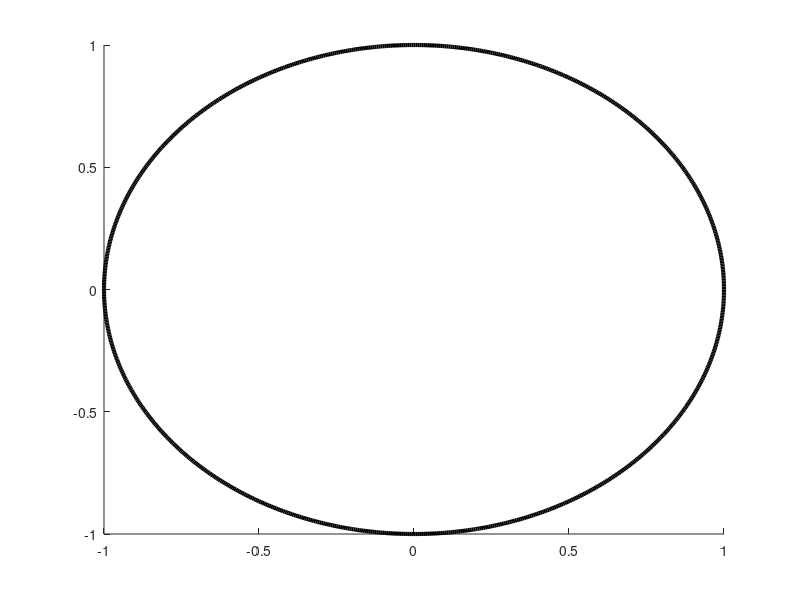

This figure's MATLAB source: (Note: this script raises an error after producing the figure.)

close all
clear all;
hold on
for k = 1:1e3
 x = randn(2,1);
 x = rand*x/norm(x);
% f1 = (x(1)+x(1)*x(2))/2;
% f2 = (x(2)-x(1)^3)/2;
 f1 = -x(1); f2 = x(1)+x(2)^2;
% plot(f1,f2,'.b','markersize',5);
end
for k = 1:1e3
 x = randn(2,1);
 x = x/norm(x);
% f1 = (x(1)+x(1)*x(2))/2;
% f2 = (x(2)-x(1)^3)/2;
 f1 = -x(1); f2 = x(1)+x(2)^2;
% plot(f1,f2,'.r','markersize',5);
end
th=linspace(0,2*pi,1e3);
plot(cos(th),sin(th),'k','linewidth',3);

d=6;
x=sdpvar(2,1);
y=sdpvar(2,1);

%f=[x(1)+x(1)*x(2); x(2)-x(1)^3]/2;
f = [-x(1);x(1)+x(2)^2];
h=(f(1)-y(1))^2+(f(2)-y(2))^2;
g1 = - x(1)^2 + x(2);
g2 = - x(1) - 2 * x(2) + 3;
[g,gc]=polynomial(y,d);
[qx,qxc]=polynomial([x;y],d-2);
[qy,qyc]=polynomial([x;y],d-2);
[q1,q1c]=polynomial([x;y],d-2);
[q2,q2c]=polynomial([x;y],d-2);
pow=genpow(3,d);pow=pow(:,2:end);
z=momball(pow);
solvesos([sos(h-g-qx*(1-x(1)^2-x(2)^2)-qy*(1-y(1)^2-y(2)^2) - q1*g1 - q2 * g2);sos(qx);sos(qy); sos(q1); sos(q2)],...
  -gc'*z, sdpsettings('solver','sedumi'), [gc;qxc;qyc;q1c;q2c]);

mpol x1 x2;
G=vectorize(double(gc)'*mmon([x1 x2],d));
[x,y]=meshgrid(linspace(-1,1,1e2));
G=eval(G);
contourf(x,y,-G,[0 0],'y');
y1p = -1:0.01:1/2*2^(1/3);
plot(y1p,-y1p+y1p.^4,'k');

axis equal


